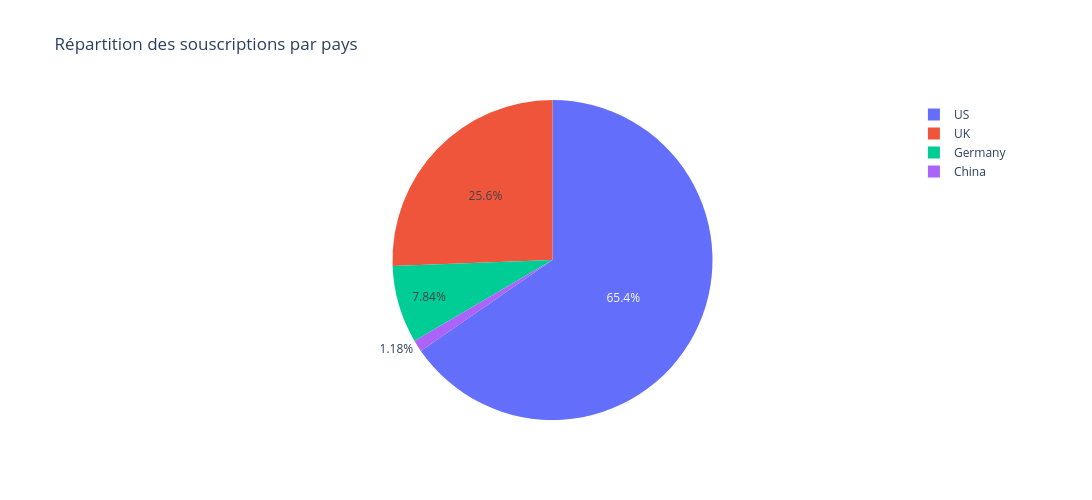

This figure's notebook cell:
### Markdown cell above
L'Allemagne présente le taux de conversion le plus élevé, mais c'est le marché qui a le plus faible volume de trafic.  
Quant à la Chine, le taux de conversion est extrêmement faible, malgré le fait qu'il s'agisse du 2e marché en terme de volume.

### Code cell
converted_counts_by_country = converted_counts[converted_counts["converted"] == 1]
converted_counts_by_country

converted_counts_by_country_fig = px.pie(
    values=converted_counts_by_country["count"],
    names=converted_counts_by_country["country"],
    title="Répartition des souscriptions par pays"
    )
converted_counts_by_country_fig.update_layout(width=1800, height=500)
converted_counts_by_country_fig.show()

show_images(converted_counts_by_country_fig, "../images/converted_counts_by_country_fig.png")

### Figure 1 — Plotly figure (JSON) as saved in the notebook; plotly's stock layout.template omitted (floating-point values rounded to 4 significant figures)
{"data": [{"domain": {"x": [0, 1], "y": [0, 1]}, "hovertemplate": "label=%{label}<br>value=%{value}<extra></extra>", "labels": ["China", "Germany", "UK", "US"], "legendgroup": "", "name": "", "showlegend": true, "type": "pie", "values": [54, 360, 1176, 3003]}], "layout": {"height": 500, "legend": {"tracegroupgap": 0}, "title": {"text": "Répartition des souscriptions par pays"}, "width": 1800}}
